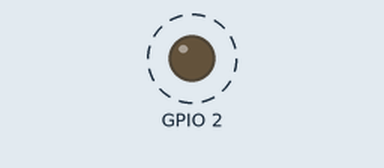
Simulated run of this sketch. Board: ESP8266 (NodeMCU). Shown: output pins drawn as LEDs (lit = HIGH). Dashed ring = blinking. WiFi joins after 1.5 s; servers stay silent unless stated; what the sketch prints to the serial monitor is not drawn.

Above: at 1.7 s.
Timing chart, 0 to 4.5 s (numbered marks = the images above):
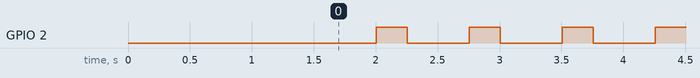

The sketch:

WebUpdater.ino
```cpp
/*
  To upload through terminal you can use: curl -F "image=@firmware.bin" esp8266-webupdate.local/update
*/

#include <ESP8266WiFi.h>
#include <WiFiClient.h>
#include <ESP8266WebServer.h>
#include <ESP8266mDNS.h>
#include <ESP8266HTTPUpdateServer.h>

#ifndef STASSID
#define STASSID "Luah"
#define STAPSK  "R0b0t1c4"
#endif

const char* host = "esp8266-webupdate";
const char* ssid = STASSID;
const char* password = STAPSK;

ESP8266WebServer httpServer(80);
ESP8266HTTPUpdateServer httpUpdater;

void setup(void) {
  pinMode(2, OUTPUT);     // Initialize the LED_BUILTIN pin as an output
  Serial.begin(115200);
  Serial.println();
  Serial.println("Booting Sketch...");
  WiFi.mode(WIFI_AP_STA);
  WiFi.begin(ssid, password);

  while (WiFi.waitForConnectResult() != WL_CONNECTED) {
    WiFi.begin(ssid, password);
    Serial.println("WiFi failed, retrying.");
  }

  MDNS.begin(host);

  httpUpdater.setup(&httpServer);
  httpServer.begin();

  MDNS.addService("http", "tcp", 80);
  Serial.printf("HTTPUpdateServer ready! Open http://%s.local/update in your browser\n", host);
}

void loop(void) {
  httpServer.handleClient();
  MDNS.update();
  digitalWrite(2, LOW);   // Turn the LED on (Note that LOW is the voltage level
  // but actually the LED is on; this is because
  // it is active low on the ESP-01)
  delay(500);                      // Wait for a second
  digitalWrite(2, HIGH); // Turn the LED off by making the voltage HIGH
  delay(250);
}
```

Measured:
- by itself, GPIO 2: alternates HIGH for 0.25 s and LOW for 0.50 s
